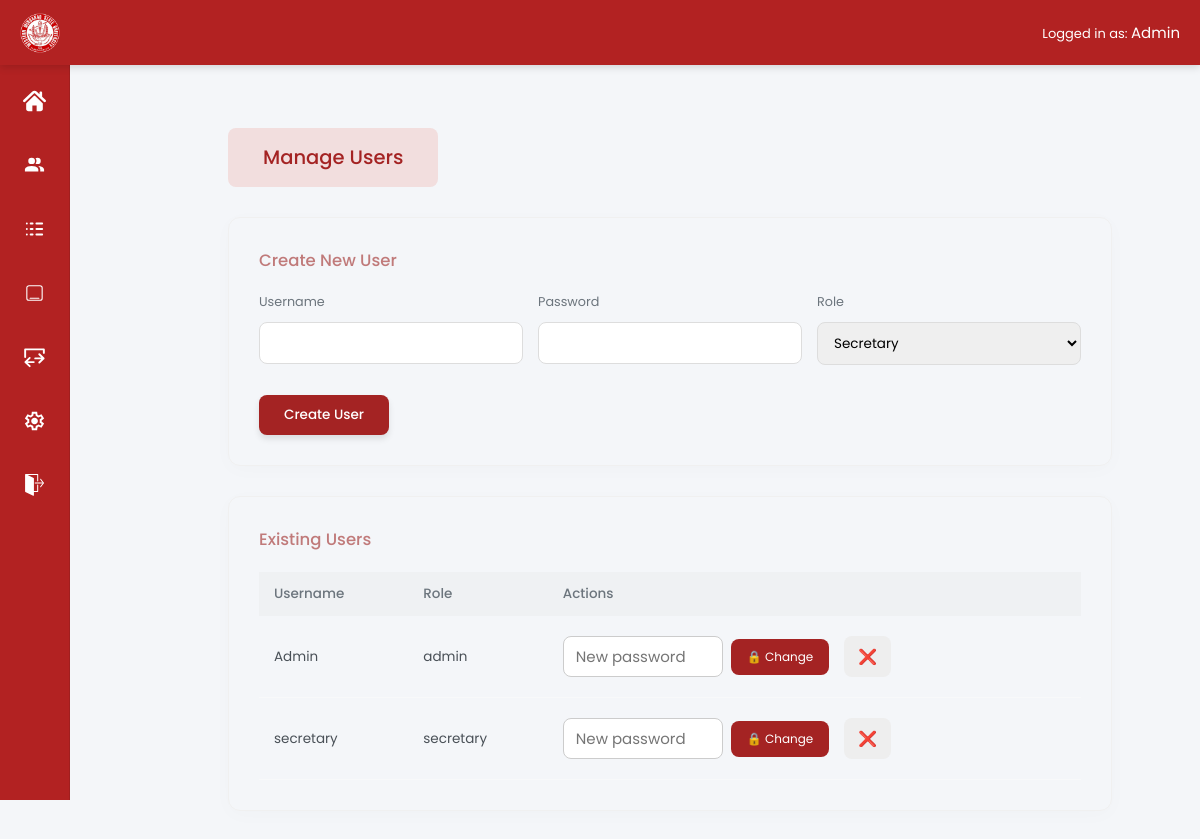
Page /admin/users (signed in) on the committed database.
### app/models/user.py (models this page shows, shortened)
class User(UserMixin, db.Model):
    __tablename__ = "users"
    id = db.Column(db.Integer, primary_key=True)
    username = db.Column(db.String(50), unique=True, nullable=False)
    password_hash = db.Column(db.String(255), nullable=False)
    role = db.Column(db.String(20))  # admin or secretary

### app/routes/admin.py (the view)
@admin_bp.route("/users")
@login_required
def users():
    if current_user.role != "admin":
        flash("Access denied")
        return redirect(url_for("secretary.dashboard"))
    users = User.query.all()
    return render_template("admin/user.html", users=users)

### app/__init__.py (called while the page is built)
def create_app():
    app = Flask(__name__)
    app.config.from_object(Config)
    db.init_app(app)
    login_manager.init_app(app)
    migrate.init_app(app, db)
    login_manager.login_view = "auth.login"
    @login_manager.user_loader
    def load_user(user_id):
        return User.query.get(int(user_id))
    app.register_blueprint(main)
    app.register_blueprint(auth_bp)
    app.register_blueprint(secretary_bp)
    app.register_blueprint(admin_bp)
    app.cli.add_command(seed_command)
    app.cli.add_command(seed_memos)
    @app.context_processor
    def inject_settings():
        settings = SystemSettings.query.first()
        return dict(settings=settings)
    print(app.url_map)
    return app

### app/templates/admin/user.html (shortened to what this page needs)
{% extends "base.html" %}
{% block content %}
<div class="col-md-10 content">
<div class="main-content">
  <div class="section-badge">
    Manage Users
  </div>
  <div class="accounts-card">
    <div class="accounts-title">Create New User</div>
    <form method="POST" action="{{ url_for('admin.create_user') }}">
      <div class="form-row">
        <div class="form-group">
          <label>Username</label>
          <input name="username" required>
        </div>
        <div class="form-group">
          <label>Password</label>
          <input type="password" name="password" required>
        </div>
        <div class="form-group">
          <label>Role</label>
          <select name="role">
            <option value="secretary">Secretary</option>
          </select>
        </div>
      </div>
      <button type="submit" class="btn-create">Create User</button>
    </form>
  </div>
  <div class="accounts-card">
    <div class="accounts-title">Existing Users</div>
    <table class="user-table">
      <tr>
        <th>Username</th>
        <th>Role</th>
        <th>Actions</th>
      </tr>
      {% for user in users %}
      {% if not (user.id == 1 and user.role == "admin") %}
      <tr>
        <td>{{ user.username }}</td>
        <td>{{ user.role }}</td>
        <td>
          <div class="action-container">
            <form method="POST" action="{{ url_for('admin.reset_password', id=user.id) }}" class="reset-form">
              <div class="password-wrapper">
                <input type="password" name="password" placeholder="New password" required>
              </div>
              <button type="submit" class="btn-password">
                🔒 Change
              </button>
            </form>
            <form method="POST" action="{{ url_for('admin.delete_user', id=user.id) }}">
              <button type="submit" class="btn-delete">❌</button>
            </form>
          </div>
        </td>
      </tr>
      {% endif %}
      {% endfor %}
    </table>
  </div>
</div>
</div>
{% endblock %}

### app/templates/base.html (shortened to what this page needs)
<!DOCTYPE html>
<html lang="en">
<head>
<link rel="stylesheet" href="{{ url_for('static', filename='css/flatpickr.min.css') }}">
</head>
<body>
<div class="topbar">
<div class="topbar-left">
{% if settings and settings.logo %}
  <img src="{{ url_for('static', filename=settings.logo) }}" class="logo">
{% else %}
  <img src="{{ url_for('static', filename='img/logo.png') }}" class="logo">
{% endif %}
</div>
<div class="topbar-right">
  Logged in as:
  <span id="userRole">
    {% if current_user.is_authenticated %}
      {{ current_user.role|capitalize }}
    {% else %}
      Guest
    {% endif %}
  </span>
</div>
</div>
{% if current_user.is_authenticated %}
<div class="sidebar">
    {% if current_user.role == "admin" %}
    <a href="{{ url_for('admin.dashboard') }}" title="Dashboard">
        <img src="{{ url_for('static', filename='img/dashboard.svg') }}" alt="Dashboard">
    </a>
    <a href="{{ url_for('admin.users') }}" title="Manage Users">
        <img src="{{ url_for('static', filename='img/users.svg') }}" alt="Users">
    </a>
    <a href="{{ url_for('admin.logs_page') }}" title="Reports">
        <img src="{{ url_for('static', filename='img/reports.svg') }}" alt="Reports">
    </a>
    {% endif %}
    {% if current_user.role == "admin" or current_user.role == "secretary" %}
    <a href="{{ url_for('main.home') }}" title="Memos">
        <img src="{{ url_for('static', filename='img/memos.svg') }}" alt="Memos">
    </a>
    {% endif %}
    {% if current_user.role == "admin" %}
    <a href="{{ url_for('admin.import_page') }}" title="Import/Export">
        <img src="{{ url_for('static', filename='img/import.svg') }}" alt="Import">
    </a>
    <a href="{{ url_for('admin.settings_general') }}" title="Settings">
        <img src="{{ url_for('static', filename='img/settings.svg') }}" alt="Settings">
    </a>
    {% endif %}
    <a href="{{ url_for('auth.logout') }}" title="Logout">
        <img src="{{ url_for('static', filename='img/logout.svg') }}" alt="Logout">
    </a>
</div>
{% endif %}
<div class="content">
  {% block content %}{% endblock %}
</div>
</body>
</html>

### app/templates/admin/user.html (style rules this page uses)
.main-content { padding: 40px; }
.section-badge { background-color: #f2dede; color: #a42323; display: inline-block; padding: 15px 35px; border-radius: 8px; font-weight: 500; font-size: 1.3rem; margin-bottom: 30px; }
.accounts-card { border: 1px solid #f0f0f0; border-radius: 12px; padding: 30px; box-shadow: 0 4px 20px rgba(0,0,0,0.02); margin-bottom: 30px; }
.accounts-title { color: #c07a7a; font-weight: 500; font-size: 1.1rem; margin-bottom: 20px; }
.form-row { display: flex; gap: 15px; margin-bottom: 15px; }
.form-group { flex: 1; }
.form-group label { display: block; font-size: 0.85rem; margin-bottom: 6px; color: #6c757d; }
.form-group input, .form-group select { width: 100%; padding: 10px 12px; border: 1px solid #ddd; border-radius: 8px; font-family: 'Poppins', sans-serif; font-size: 0.9rem; }
.btn-create { background-color: #a42323; color: white; border: none; padding: 10px 25px; border-radius: 8px; font-family: 'Poppins', sans-serif; font-size: 0.9rem; font-weight: 500; cursor: pointer; box-shadow: 0 4px 6px rgba(0,0,0,0.1); }
.user-table { width: 100%; border-collapse: collapse; }
.user-table th { background-color: #eff1f3; text-align: left; padding: 12px 15px; color: #6c757d; font-weight: 500; font-size: 0.9rem; }
.user-table td { padding: 20px 15px; border-bottom: 1px solid #f8f9fa; font-size: 0.9rem; color: #495057; }
.action-container { display: flex; align-items: center; gap: 15px; }
.reset-form { display: flex; align-items: center; gap: 8px; }
.password-wrapper input { border: 1px solid #ccc; border-radius: 8px; padding: 8px 12px; width: 160px; font-family: 'Poppins', sans-serif; }
.btn-password { background-color: #a42323; color: white; border: none; padding: 9px 16px; border-radius: 8px; font-size: 0.8rem; cursor: pointer; }
.btn-delete { background-color: #eeeeee; border: none; padding: 9px 14px; border-radius: 8px; cursor: pointer; }

### app/templates/base.html (style rules this page uses)
* { margin:0; padding:0; box-sizing:border-box; font-family:'Poppins',sans-serif; font-size:15px; }
body { background:#f4f6f9; }
.topbar { position: fixed; top: 0; left: 0; width: 100%; height: 65px; background: #B22222; display: flex; align-items: center; justify-content: space-between; padding: 0 20px; color: white; box-shadow: 0 2px 8px rgba(0,0,0,0.15); z-index: 1000; }
.topbar-left { display:flex; align-items:center; gap:15px; }
.logo { height:40px; }
.topbar-right { font-size:13px; }
.sidebar { position: fixed; top: 65px; left: 0; width: clamp(55px, 6vw, 70px); height: calc(100vh - 65px); background: #B22222; border-right: 1px solid rgba(0,0,0,0.1); display: flex; flex-direction: column; align-items: center; padding-top: 20px; gap: clamp(20px, 3.5vw, 32px); z-index: 500; }
.sidebar a { width: 32px; height: 32px; display: flex; justify-content: center; align-items: center; border-radius: 8px; transition: 0.2s; }
.sidebar img { width: 70%; height: 70%; object-fit: contain; filter: brightness(0) invert(1); transition: 0.2s; }
.content { margin-left: 0; margin-top: 20px; width: 100%; padding: clamp(12px, 2vw, 25px); }
body:has(.sidebar) .content { margin-left: clamp(55px, 6vw, 70px); width: calc(100% - clamp(55px, 6vw, 70px)); }
.form-row { display:flex; gap:15px; margin-bottom:15px; }
.form-group { flex:1; display:flex; flex-direction:column; gap:5px; margin-bottom:15px; }
input,textarea,select { border:1px solid #ccc; border-radius:4px; padding:7px; }

### rows in the picture
User: role "Admin"
User: username "Admin", role "admin"
User: username "secretary", role "secretary"
